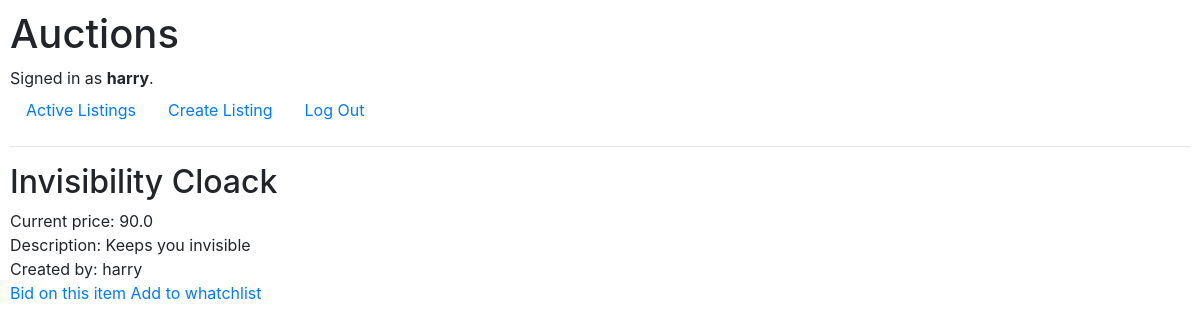
/1/listing (signed in), run on the app's committed database.
### auctions/models.py (models this page shows, shortened)
class User(AbstractUser):
    pass

class Auction_listing(models.Model):
    title = CharField(max_length=64)
    initial_price = DecimalField(max_digits=10, decimal_places=2)
    description = TextField(blank=True)
    creator = ForeignKey(User, on_delete=models.CASCADE, related_name="created_listings")
    winner = ForeignKey(User, on_delete=models.CASCADE, related_name="won_listings", blank=True, null=True)
    is_active = BooleanField(default=True)
    image_link = URLField(max_length=500, blank=True)
    categories = ManyToManyField(Category, blank=True, related_name="listings_per_category")
    in_watch_list = ManyToManyField(User, blank=True, related_name="wishes_per_user")

class Bid(models.Model):
    amount = FloatField()
    listing = ForeignKey(Auction_listing, on_delete=models.CASCADE, related_name="bids_by_listing")
    user = ForeignKey(User, on_delete=models.CASCADE, related_name='bids_by_user')

### auctions/views.py (the view)
# urls.py: path("<int:listing_id>/listing", views.listing_page, name="listing_page"),
def listing_page(request, listing_id):
    listing = Auction_listing.objects.get(pk=listing_id)
    price = current_price(listing)
    return render(request, "auctions/listing_page.html", {
        "listing": listing,
        "current_price": price,
        "in_watch_list": request.user.wishes_per_user.filter(id = listing.id).exists()
    })

### auctions/auxiliary_functions.py (called while the page is built)
def current_price(listing):
    bids = listing.bids_by_listing.all()
    if bids:
        amounts = [bid.amount for bid in bids]
        return max(amounts)
    else:
        return listing.initial_price

### auctions/templates/auctions/listing_page.html
{% extends "auctions/layout.html" %}
{% block body %}
    <h2>{{ listing.title }}</h2>
    <div>
        Current price: {{ current_price }}
    </div>
    <div>
        Description: {{ listing.description }}
    </div>
    <div>
        Created by: {{ listing.creator }}
    </div>
    {% if user.is_authenticated %}
        <a href="{% url 'bid_page' listing.id %}"> Bid on this item </a>
    {% endif %}
    {% if in_watch_list %}
        <a href="{% url 'remove_whatchlist' listing.id %}"> Remove from whatchlist </a>
    {% else %}
        <a href="{% url 'add_whatchlist' listing.id %}"> Add to whatchlist </a>
    {% endif %}
{% endblock %}

### auctions/templates/auctions/layout.html (shortened to what this page needs)
{% load static %}
<!DOCTYPE html>
<html lang="en">
    <head>
        <link rel="stylesheet" href="https://stackpath.bootstrapcdn.com/bootstrap/4.4.1/css/bootstrap.min.css">
        <link href="{% static 'auctions/styles.css' %}" rel="stylesheet">
    </head>
    <body>
        <h1>Auctions</h1>
        <div>
            {% if user.is_authenticated %}
                Signed in as <strong>{{ user.username }}</strong>.
            {% else %}
                Not signed in.
            {% endif %}
        </div>
        <ul class="nav">
            <li class="nav-item">
                <a class="nav-link" href="{% url 'index' %}">Active Listings</a>
            </li>
            {% if user.is_authenticated %}
                <li class="nav-item">
                    <a class="nav-link" href="{% url 'create_listing' %}">Create Listing</a>
                </li>
                <li class="nav-item">
                    <a class="nav-link" href="{% url 'logout' %}">Log Out</a>
                </li>
            {% endif %}
        </ul>
        <hr>
        {% block body %}
        {% endblock %}
    </body>
</html>

### auctions/static/auctions/styles.css (style rules this page uses)
body { padding: 10px; }

### data on the page
User: username "harry"
Auction_listing: title "Invisibility Cloack", description "Keeps you invisible", creator "harry"
Bid: amount "90.0"
